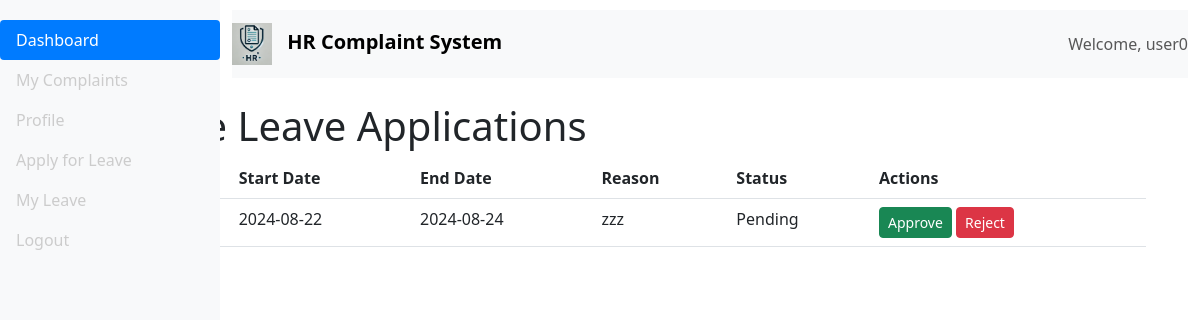
The app's page /manage_leaves (signed in) with its own data.
### app/models.py (models this page shows, shortened)
class User(db.Model, UserMixin):
    id = db.Column(db.Integer, primary_key=True)
    username = db.Column(db.String(64), unique=True, nullable=False)
    email = db.Column(db.String(120), unique=True, nullable=False)
    password_hash = db.Column(db.String(128), nullable=False)
    role = db.Column(db.String(64), nullable=False, default='employee')
    complaints = db.relationship('Complaint', backref='author', lazy=True)
    leave_entitlement = db.Column(db.Integer, default=30)  # Example default entitlement

class Leave(db.Model):
    id = db.Column(db.Integer, primary_key=True)
    user_id = db.Column(db.Integer, db.ForeignKey('user.id'), nullable=False)
    start_date = db.Column(db.Date, nullable=False)
    end_date = db.Column(db.Date, nullable=False)
    reason = db.Column(db.Text, nullable=False)
    status = db.Column(db.String(20), nullable=False, default='Pending')
    application_date = db.Column(db.DateTime, nullable=False, default=datetime.utcnow)
    user = db.relationship('User', backref='leaves', lazy=True)

### app/blueprints/admin/routes.py (the view)
@admin.route('/manage_leaves')
@login_required
def manage_leaves():
    leaves = Leave.query.filter_by(status='Pending').all()
    return render_template('manage_leaves.html', leaves=leaves)

### app/templates/manage_leaves.html
{% extends "base.html" %}
{% block content %}
<div class="container">
    <h1 class="mt-4">Manage Leave Applications</h1>
    <table class="table">
        <thead>
            <tr>
                <th>Employee</th>
                <th>Start Date</th>
                <th>End Date</th>
                <th>Reason</th>
                <th>Status</th>
                <th>Actions</th>
            </tr>
        </thead>
        <tbody>
            {% for leave in leaves %}
            <tr>
                <td>{{ leave.user.username }}</td>
                <td>{{ leave.start_date }}</td>
                <td>{{ leave.end_date }}</td>
                <td>{{ leave.reason }}</td>
                <td>{{ leave.status }}</td>
                <td>
                    <a href="{{ url_for('admin.approve_leave', leave_id=leave.id) }}" class="btn btn-success btn-sm">Approve</a>
                    <a href="{{ url_for('admin.reject_leave', leave_id=leave.id) }}" class="btn btn-danger btn-sm">Reject</a>
                </td>
            </tr>
            {% endfor %}
        </tbody>
    </table>
</div>
{% endblock %}

### app/templates/base.html (shortened to what this page needs)
<!DOCTYPE html>
<html lang="en">
<head>
    <link rel="stylesheet" href="{{ url_for('static', filename='css/styles.css') }}">
    <link href="https://cdn.jsdelivr.net/npm/bootstrap@5.3.0/dist/css/bootstrap.min.css" rel="stylesheet">
</head>
<body>
    <div class="d-flex">
        {% if current_user.is_authenticated %}
        <nav class="bg-light sidebar">
            <div class="sidebar-sticky">
                <ul class="nav flex-column">
                    <li class="nav-item">
                        <a class="nav-link active" href="{{ url_for('employee.dashboard') }}">
                            Dashboard
                        </a>
                    </li>
                    <li class="nav-item">
                        <a class="nav-link" href="{{ url_for('employee.dashboard') }}">
                            My Complaints
                        </a>
                    </li>
                    <li class="nav-item">
                        <a class="nav-link" href="{{ url_for('auth.profile') }}">
                            Profile
                        </a>
                    </li>
                    <li class="nav-item">
                        <a class="nav-link" href="{{ url_for('employee.apply_leave') }}">Apply for Leave</a>
                    </li>
                    <li class="nav-item">
                        <a class="nav-link" href="{{ url_for('employee.leave_status') }}">My Leave</a>
                    </li>
                    <li class="nav-item">
                        <a class="nav-link" href="{{ url_for('auth.logout') }}">
                            Logout
                        </a>
                    </li>
                </ul>
            </div>
        </nav>
        {% endif %}
        <div class="container-fluid">
            <nav class="navbar navbar-expand-lg navbar-light bg-light d-flex justify-content-between">
                <a class="navbar-brand" href="{% if current_user.is_authenticated %}{{ url_for('employee.dashboard') }}{% else %}{{ url_for('employee.index') }}{% endif %}">
                    <img src="{{ url_for('static', filename='img/logo.PNG') }}" alt="HR Complaint System Logo" class="logo">
                    HR Complaint System
                </a>
                {% if current_user.is_authenticated %}
                <div class="d-flex align-items-center">
                    <span class="navbar-text">
                        Welcome, {{ current_user.username }}
                    </span>
                </div>
                {% endif %}
            </nav>
            <div class="container mt-4">
                {% block content %}{% endblock %}
            </div>
        </div>
    </div>
</body>
</html>

### app/static/css/styles.css (style rules this page uses)
body { background-color: #f8f9fa; font-family: 'Segoe UI', Tahoma, Geneva, Verdana, sans-serif; }
.sidebar { width: 220px; position: fixed; top: 0; left: 0; height: 100%; padding-top: 20px; background-color: #343a40; color: #fff; z-index: 1000; }
.sidebar .nav-link { color: #ccc; }
.sidebar .nav-link.active { color: #ffffff; background-color: #007bff; border-radius: 0.25rem; }
.container-fluid { margin-left: 0px; padding-top: 10px; }
.navbar { background-color: #007bff; padding: 15px; z-index: 1001; position: relative; margin-left: 220px; }
.navbar-brand { color: #99a5e3; font-weight: bold; font-size: 1.5rem; }
.navbar-brand .logo { width: 40px; height: auto; margin-right: 10px; }
h1, h2 { margin-top: 20px; margin-left: 20px; }
.logo { width: 40px; height: auto; }

### records on screen
User: username "user0"
Leave: start_date "2024-08-22", end_date "2024-08-24", reason "zzz", status "Pending"
